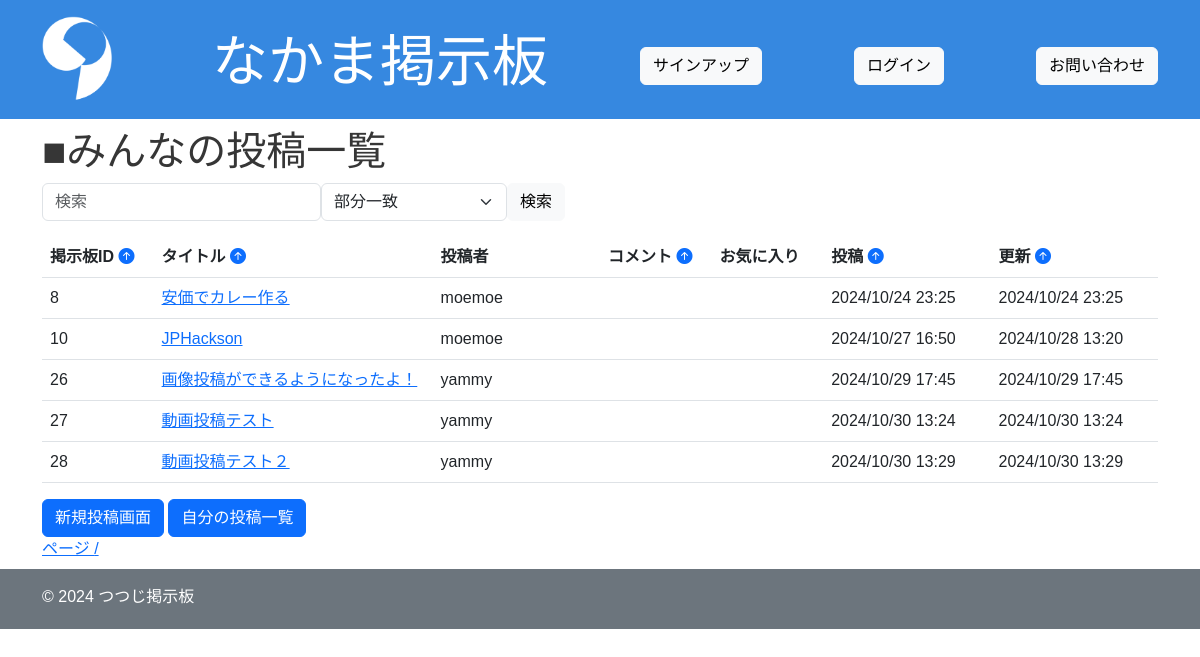
/sort/, run on the app's committed database.
### app/models.py (models this page shows, shortened)
class Board(models.Model):
    title = models.CharField(max_length=200)
    content = models.TextField()
    image = models.ImageField(upload_to='images/', blank=True, null=True)
    video = models.FileField(upload_to='videos/', blank=True, null=True)
    user = models.ForeignKey(User, on_delete=models.CASCADE, related_name="boards", null=True)
    created_at = models.DateTimeField(auto_now_add=True)
    updated_at = models.DateTimeField(auto_now=True)

### app/views.py (the view)
# urls.py: path("sort/", views.board_sort, name="sort"),
def board_sort(request):
    sort_by = request.GET.get('sort')
    direction = request.GET.get('direction')
    if direction == "asc":
        next_direction = "desc"
    else:
        next_direction = "asc"
    if sort_by:
        if direction == "desc":
            boards = Board.objects.all().order_by(f"-{sort_by}")
        else:
            boards = Board.objects.all().order_by(sort_by)
    else:
        boards = Board.objects.all()
    context = {
        "boards": boards,
        "sort_by": sort_by,
        "direction": direction,
        "next_direction": next_direction
    }
    return render(request, "index.html", context)

### templates/index.html (shortened to what this page needs)
{% extends "base.html" %}
{% load static %}
{% block content %}
<body class="dark">
    <section>
    <h1>■みんなの投稿一覧</h1>
    <form method="GET" action="{% url 'app:search' %}" class="d-flex flex-row mb-3">
    <div class="col-md-3">
        <input type="text" name="query" id="id_query" class="form-control" placeholder="検索">
    </div>
    <div class="col-md-2">
        <select name="search_type" class="form-select">
            <option value="partial">部分一致</option>
        </select>
    </div>
    <div class="col-md-1">
        <button type="submit" class="btn btn-light">検索</button>
        </div>
    </form>
    <table class="table">
        <colgroup>
            <col style="width: 10%;">
            <col style="width: 25%;">
            <col style="width: 15%;">
            <col style="width: 10%;">
            <col style="width: 10%;">
            <col style="width: 15%;">
            <col style="width: 15%;">
        </colgroup>
        <thead>
            <tr>
                <th scope="col">掲示板ID
                    <a href="{% url 'app:sort' %}?sort=id&direction={{ next_direction|default:'asc' }}">
                        {% include "direction.html" with sort_filed='id' field=sort_by direction=direction %}
                    </a>
                </th>
                <th scope="col">タイトル
                <a href="{% url 'app:sort' %}?sort=title&direction={{ next_direction|default:'asc' }}">
                    {% include "direction.html" with sort_filed='title' field=sort_by direction=direction %}
                </a>
                <th scope="col">投稿者</th>
            <th scope="col">コメント
                <a href="{% url 'app:sort' %}?sort=comment_count&direction={{ next_direction|default:'asc' }}">
                    {% include "direction.html" with sort_filed='comment_count' field=sort_by direction=direction %}
                </a>
            </th>
            <th scope="col">
                お気に入り
            </th>
                <th scope="col">
                    投稿
                <a href="{% url 'app:sort' %}?sort=created_at&direction={{ next_direction|default:'asc' }}">
                    {% include "direction.html" with sort_filed='created_at' field=sort_by direction=direction %}
                </a>
                </th>
                <th scope="col">更新
                <a href="{% url 'app:sort' %}?sort=updated_at&direction={{ next_direction|default:'asc' }}">
                    {% include "direction.html" with sort_filed='updated_at' field=sort_by direction=direction %}
                </a>
            </th>
            </tr>
        </thead>
        <tbody>
            {% for board in boards %}
            <tr>
                <td scope="col">{{ board.id }}</td>
                <td scope="col"><a href="{% url 'app:show' pk=board.id %}">{{ board.title }}</a></td>
                <td scope="col">{{ board.user }}</td>
                <td scope="col">{{ board.comment_count }}</td>
                <td>
                </td>
                <td scope="col">{{ board.created_at|date:"Y/m/d H:i" }}</td>
                <td scope="col">{{ board.updated_at|date:"Y/m/d H:i" }}</td>
                </tr>
            {% empty %}
                <p>該当するスレッドが見つかりませんでした。</p>
            {% endfor %}
        </tbody>
        </table>
        <a href="{% url 'app:new' %}" class="btn btn-primary">新規投稿画面</a>
        <a href="{% url 'app:my_boards' %}" class="btn btn-primary">自分の投稿一覧</a>
    </section>
    <a href="#">ページ {{ boards.number }} / {{ boards.paginator.num_pages }}</a>
</body>
{% endblock %}

### static/css/style.css (style rules this page uses)
* { padding: 0; margin: 0; box-sizing: border-box; text-decoration: none; color: inherit; list-style-position: inside; }
body { font-size: 16px; color: #363636; font-family: "Hiragino kaku Gothic ProN", sans-serif; }

### data on the page
Board: id "8", title "安価でカレー作る", user "moemoe", created_at "2024/10/24 23:25", updated_at "2024/10/24 23:25"
Board: id "10", title "JPHackson", user "moemoe", created_at "2024/10/27 16:50", updated_at "2024/10/28 13:20"
Board: id "26", title "画像投稿ができるようになったよ！", user "yammy", created_at "2024/10/29 17:45", updated_at "2024/10/29 17:45"
Board: id "27", title "動画投稿テスト", user "yammy", created_at "2024/10/30 13:24", updated_at "2024/10/30 13:24"
Board: id "28", title "動画投稿テスト２", user "yammy", created_at "2024/10/30 13:29", updated_at "2024/10/30 13:29"
